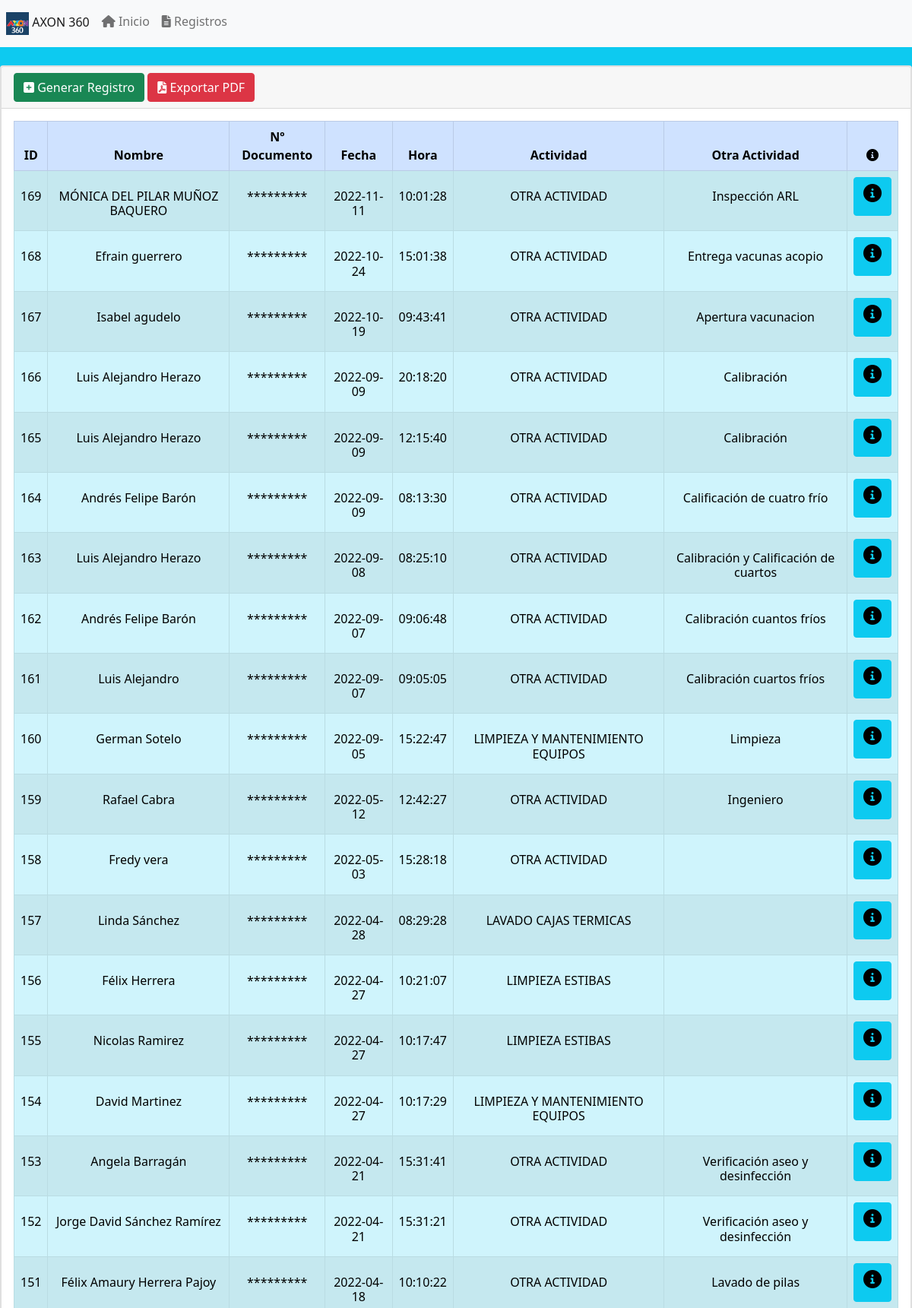
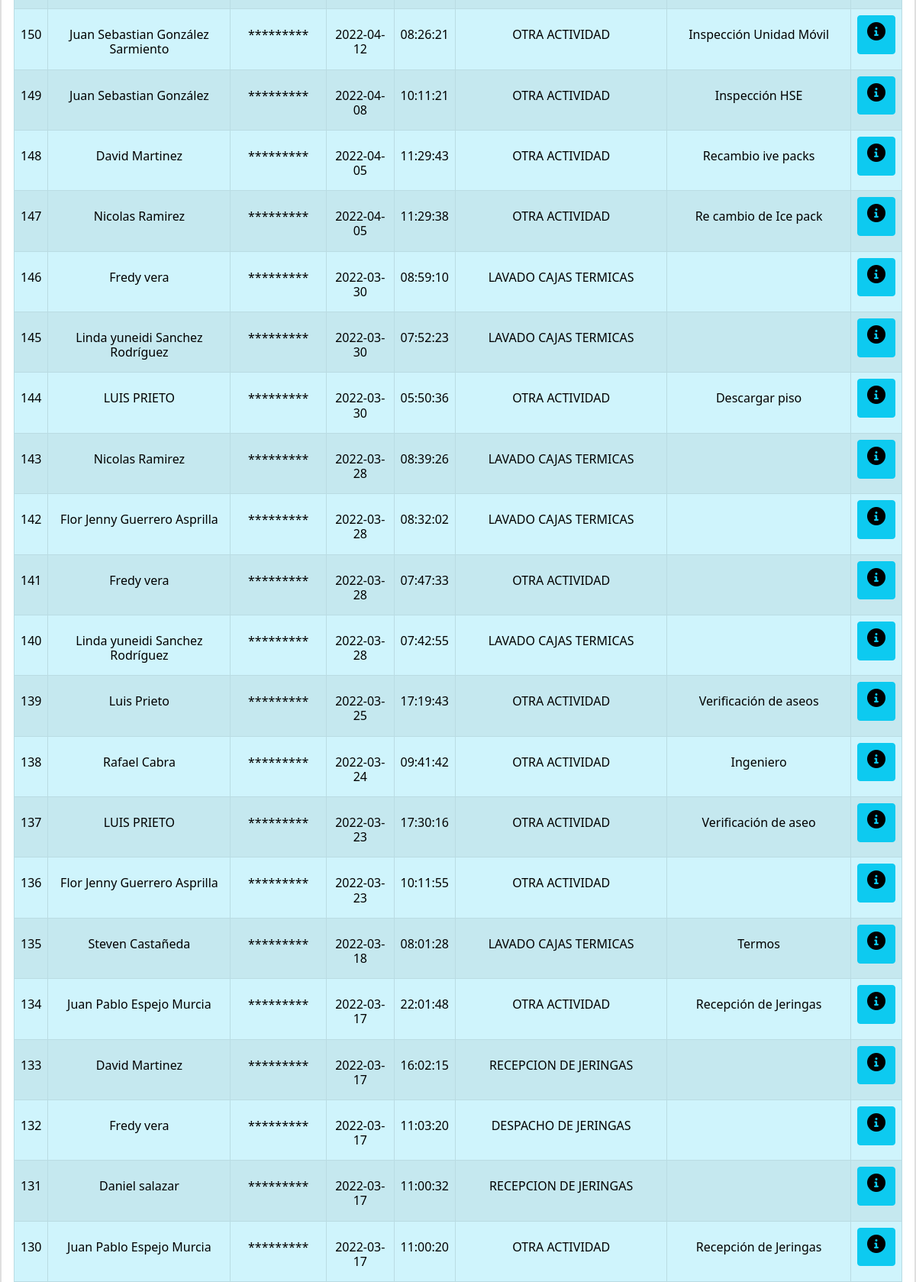
The page /?controlador=empleados&accion=inicio (upper part) on the database its author committed (2 pictures, top to bottom).
### tables this page shows
CREATE TABLE `registros` (
  `id` int(11) NOT NULL,
  `nombre` varchar(100) NOT NULL,
  `documento` bigint(30) NOT NULL,
  `fecha` date NOT NULL DEFAULT current_timestamp(),
  `hora` time NOT NULL DEFAULT current_timestamp(),
  `actividad` varchar(100) NOT NULL,
  `otra` varchar(50) NOT NULL
);

### index.php (called while the page is built, shortened)
<?php
$accion="inicio";
include_once("model/empleado.php");
include_once('view/layouts/header.php');
include_once('view/layouts/footer.php');
if (isset($_GET['controlador']) && isset($_GET['accion'])){
    if(($_GET['controlador']!="") && ($_GET['accion']!="") ){
        $accion = $_GET['accion'];
    }
}
$controlador = new $ObjetoControlador();
$controlador->$accion();
?>

### controller/controlador_empleados.php (called while the page is built, shortened)
<?php
class ControladorEmpleados{
    public function inicio(){
        $empleados=Empleado::consultar();
        include_once("view/empleados/inicio.php");
    }
}
?>

### model/empleado.php (called while the page is built, shortened)
<?php
class Empleado{
    public function __construct($id, $nombre, $documento, $fecha, $hora, $actividad, $otra){
        $this->id=$id;
        $this->nombre=$nombre;
        $this->fecha=$fecha;
        $this->hora=$hora;
        $this->actividad=$actividad;
        $this->otra=$otra;
    }
    public static function consultar(){
        $listaRegistros=[];
        $conexionBD=Database::conectar();
        $sql = $conexionBD->query("SELECT * FROM registros order By id desc");
        foreach($sql->fetchAll() as $empleado){
            $listaRegistros[] = new Empleado($empleado['id'], $empleado['nombre'], $empleado['documento'], $empleado['fecha'], $empleado['hora'], $empleado['actividad'], $empleado['otra']);
        }
        return $listaRegistros;
    }
}
?>

### view/empleados/inicio.php (the view, shortened to what this page needs)
<?php
include_once('view/layouts/header.php');
?>
<div class="card" >
<div class="card" >
    <div class="card-header"  >
    <a name="" id="" class="btn btn-success" href="?controlador=empleados&accion=crear" role="button"><i class="fas fa-plus-square"></i> Generar Registro</a>
    <a name="" id="" class="btn btn-danger" href="reportePDF.php" role="button"><i class="fas fa-file-pdf"></i> Exportar PDF</a>
    </div>
    <div class="card-body" class="container" >
           <div class="row">
            <div class="col-12">
            <table class="table table-bordered table-striped text-center table-responsive" id="tabla">
        <thead class="table-primary">
            <tr>
                <th>ID</th>
                <th>Nombre</th>
                <th>Nº Documento</th>
                <th>Fecha</th>
                <th>Hora</th>
                <th>Actividad</th>
                <th>Otra Actividad</th>
                <th><i class="fa-solid fa-circle-info"></i></th>
            </tr>
        </thead>
        <tbody class="table-info">
        <?php
        foreach ($empleados as $empleado): ?>
            <tr>
                <td><h6 class="mt-3"><?php echo $empleado->id;?></h6></td>
                <td><h6 class="mt-3"><?php echo $empleado->nombre;?></h6></td>
                <td><h6 class="mt-3"><?php echo "*********";?></h6></td>
                <td><h6 class="mt-3"><?php echo $empleado->fecha;?></h6></td>
                <td><h6 class="mt-3"><?php echo $empleado->hora;?></h6></td>
                <td><h6 class="mt-3"><?php echo $empleado->actividad;?></h6></td>
                <td><h6 class="mt-3"><?php echo $empleado->otra;?></h6></td>
                <td><a href="?controlador=empleados&accion=consultar&id=<?php echo $empleado->id;?>" class="btn btn-info"><h4><i class="fa-solid fa-circle-info"></i></h4></a></td>
            </tr>
            <?php endforeach ?>
        </tbody>
    </table>
            </div>
           </div>
    </div>
</div>
</div>
<?php
include_once('view/layouts/footer.php');
?>

### view/layouts/header.php (shortened to what this page needs)
<!doctype html>
<html lang="en">
  <head>
    <link rel="stylesheet" href="https://cdn.jsdelivr.net/npm/bootstrap@5.0.2/dist/css/bootstrap.min.css">
    <link rel="stylesheet" href="https://cdnjs.cloudflare.com/ajax/libs/font-awesome/6.0.0-beta3/css/all.min.css">
    <link href="https://unpkg.com/vanilla-datatables@latest/dist/vanilla-dataTables.min.css" rel="stylesheet" type="text/css">
  </head>
  <body class="bg-info">
  <nav class="navbar navbar-expand navbar-light bg-light">
      <div class="nav navbar-nav">
          <a class="nav-item nav-link active" href="?controlador=empleados&accion=crear"> <img src="images/axon.png" alt="" width="30"> AXON 360<span class="visually-hidden">(current)</span></a>
          <a class="nav-item nav-link" href="?controlador=paginas&accion=inicio"><i class="fas fa-house"></i> Inicio</a>
          <a class="nav-item nav-link" href="?controlador=empleados&accion=inicio"><i class="fas fa-file-alt"></i> Registros</a>
      </div>
  </nav>

### view/layouts/footer.php (shortened to what this page needs)
  </body>
</html>

### rows shown on the page
registros: id "169", nombre "MÓNICA DEL PILAR MUÑOZ BAQUERO", fecha "2022-11-11", hora "10:01:28", actividad "OTRA ACTIVIDAD", otra "Inspección ARL"
registros: id "168", nombre "Efrain guerrero", fecha "2022-10-24", hora "15:01:38", actividad "OTRA ACTIVIDAD", otra "Entrega vacunas acopio"
registros: id "167", nombre "Isabel agudelo", fecha "2022-10-19", hora "09:43:41", actividad "OTRA ACTIVIDAD", otra "Apertura vacunacion"
registros: id "166", nombre "Luis Alejandro Herazo", fecha "2022-09-09", hora "20:18:20", actividad "OTRA ACTIVIDAD", otra "Calibración"
registros: id "165", nombre "Luis Alejandro Herazo", fecha "2022-09-09", hora "12:15:40", actividad "OTRA ACTIVIDAD", otra "Calibración"
registros: id "164", nombre "Andrés Felipe Barón", fecha "2022-09-09", hora "08:13:30", actividad "OTRA ACTIVIDAD", otra "Calificación de cuatro frío"
registros: id "163", nombre "Luis Alejandro Herazo", fecha "2022-09-08", hora "08:25:10", actividad "OTRA ACTIVIDAD", otra "Calibración y Calificación de cuartos"
registros: id "162", nombre "Andrés Felipe Barón", fecha "2022-09-07", hora "09:06:48", actividad "OTRA ACTIVIDAD", otra "Calibración cuantos fríos"
registros: id "161", nombre "Luis Alejandro", fecha "2022-09-07", hora "09:05:05", actividad "OTRA ACTIVIDAD", otra "Calibración cuartos fríos"
registros: id "160", nombre "German Sotelo", fecha "2022-09-05", hora "15:22:47", actividad "LIMPIEZA Y MANTENIMIENTO EQUIPOS", otra "Limpieza"
registros: id "159", nombre "Rafael Cabra", fecha "2022-05-12", hora "12:42:27", actividad "OTRA ACTIVIDAD", otra "Ingeniero"
registros: id "158", nombre "Fredy vera", fecha "2022-05-03", hora "15:28:18", actividad "OTRA ACTIVIDAD"
registros: id "157", nombre "Linda Sánchez", fecha "2022-04-28", hora "08:29:28", actividad "LAVADO CAJAS TERMICAS"
registros: id "156", nombre "Félix Herrera", fecha "2022-04-27", hora "10:21:07", actividad "LIMPIEZA ESTIBAS"
registros: id "155", nombre "Nicolas Ramirez", fecha "2022-04-27", hora "10:17:47", actividad "LIMPIEZA ESTIBAS"
registros: id "154", nombre "David Martinez", fecha "2022-04-27", hora "10:17:29", actividad "LIMPIEZA Y MANTENIMIENTO EQUIPOS"
registros: id "153", nombre "Angela Barragán", fecha "2022-04-21", hora "15:31:41", actividad "OTRA ACTIVIDAD", otra "Verificación aseo y desinfección"
registros: id "152", nombre "Jorge David Sánchez Ramírez", fecha "2022-04-21", hora "15:31:21", actividad "OTRA ACTIVIDAD", otra "Verificación aseo y desinfección"
registros: id "151", nombre "Félix Amaury Herrera Pajoy", fecha "2022-04-18", hora "10:10:22", actividad "OTRA ACTIVIDAD", otra "Lavado de pilas"
registros: id "150", nombre "Juan Sebastian González Sarmiento", fecha "2022-04-12", hora "08:26:21", actividad "OTRA ACTIVIDAD", otra "Inspección Unidad Móvil"
registros: id "149", nombre "Juan Sebastian González", fecha "2022-04-08", hora "10:11:21", actividad "OTRA ACTIVIDAD", otra "Inspección HSE"
registros: id "148", nombre "David Martinez", fecha "2022-04-05", hora "11:29:43", actividad "OTRA ACTIVIDAD", otra "Recambio ive packs"
registros: id "147", nombre "Nicolas Ramirez", fecha "2022-04-05", hora "11:29:38", actividad "OTRA ACTIVIDAD", otra "Re cambio de Ice pack"
registros: id "146", nombre "Fredy vera", fecha "2022-03-30", hora "08:59:10", actividad "LAVADO CAJAS TERMICAS"
registros: id "145", nombre "Linda yuneidi Sanchez Rodríguez", fecha "2022-03-30", hora "07:52:23", actividad "LAVADO CAJAS TERMICAS"
registros: id "144", nombre "LUIS PRIETO", fecha "2022-03-30", hora "05:50:36", actividad "OTRA ACTIVIDAD", otra "Descargar piso"
registros: id "143", nombre "Nicolas Ramirez", fecha "2022-03-28", hora "08:39:26", actividad "LAVADO CAJAS TERMICAS"
registros: id "142", nombre "Flor Jenny Guerrero Asprilla", fecha "2022-03-28", hora "08:32:02", actividad "LAVADO CAJAS TERMICAS"
registros: id "141", nombre "Fredy vera", fecha "2022-03-28", hora "07:47:33", actividad "OTRA ACTIVIDAD"
registros: id "140", nombre "Linda yuneidi Sanchez Rodríguez", fecha "2022-03-28", hora "07:42:55", actividad "LAVADO CAJAS TERMICAS"
registros: id "139", nombre "Luis Prieto", fecha "2022-03-25", hora "17:19:43", actividad "OTRA ACTIVIDAD", otra "Verificación de aseos"
registros: id "138", nombre "Rafael Cabra", fecha "2022-03-24", hora "09:41:42", actividad "OTRA ACTIVIDAD", otra "Ingeniero"
registros: id "137", nombre "LUIS PRIETO", fecha "2022-03-23", hora "17:30:16", actividad "OTRA ACTIVIDAD", otra "Verificación de aseo"
registros: id "136", nombre "Flor Jenny Guerrero Asprilla", fecha "2022-03-23", hora "10:11:55", actividad "OTRA ACTIVIDAD"
registros: id "135", nombre "Steven Castañeda", fecha "2022-03-18", hora "08:01:28", actividad "LAVADO CAJAS TERMICAS", otra "Termos"
registros: id "134", nombre "Juan Pablo Espejo Murcia", fecha "2022-03-17", hora "22:01:48", actividad "OTRA ACTIVIDAD", otra "Recepción de Jeringas"
registros: id "133", nombre "David Martinez", fecha "2022-03-17", hora "16:02:15", actividad "RECEPCION DE JERINGAS"
registros: id "132", nombre "Fredy vera", fecha "2022-03-17", hora "11:03:20", actividad "DESPACHO DE JERINGAS"
registros: id "131", nombre "Daniel salazar", fecha "2022-03-17", hora "11:00:32", actividad "RECEPCION DE JERINGAS"
registros: id "130", nombre "Juan Pablo Espejo Murcia", fecha "2022-03-17", hora "11:00:20", actividad "OTRA ACTIVIDAD", otra "Recepción de Jeringas"
